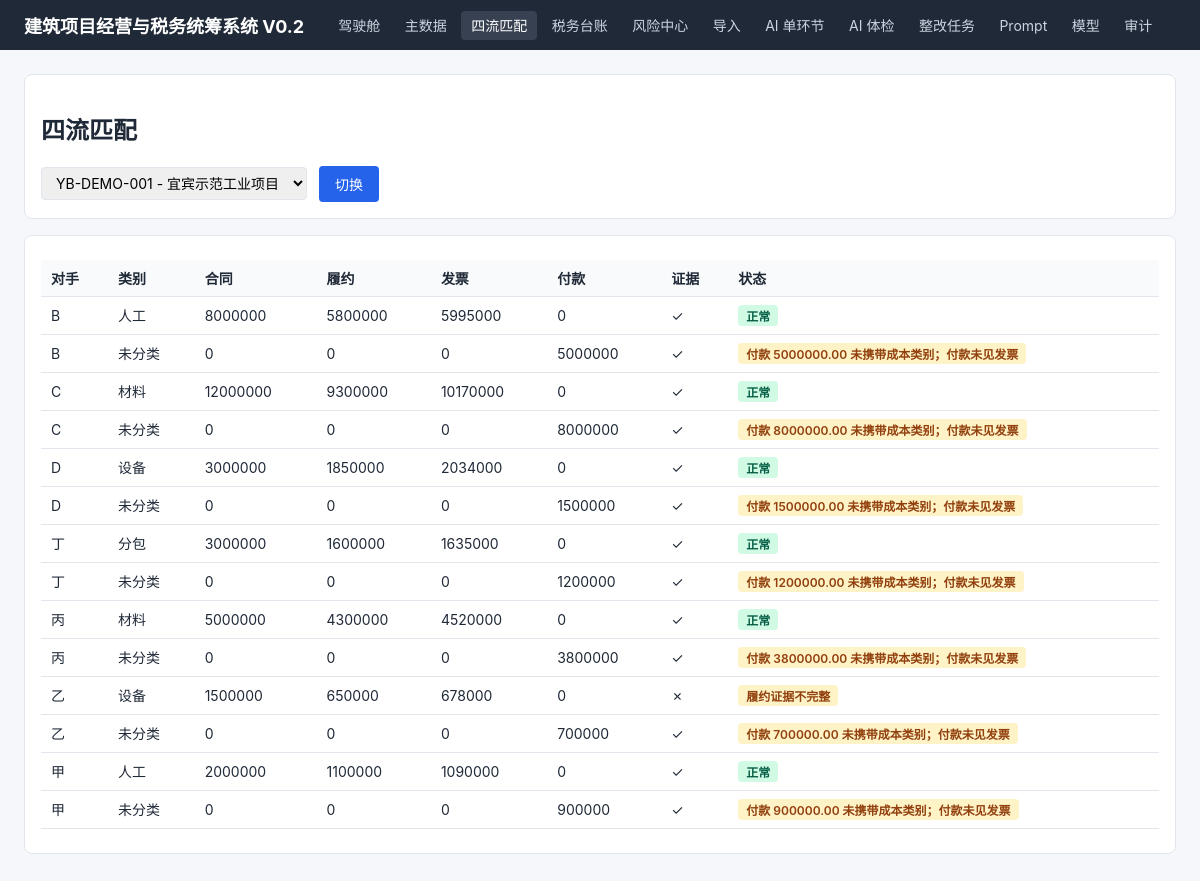
Page /matching on the committed database.
### app/models.py (models this page shows)
class Contract(Base):
    __tablename__ = "contracts"
    id: Mapped[int] = mapped_column(primary_key=True)
    project_id: Mapped[int] = mapped_column(ForeignKey("projects.id"), index=True)
    contract_no: Mapped[str] = mapped_column(String(50), default="")
    buyer_code: Mapped[str] = mapped_column(String(8), index=True)
    seller_code: Mapped[str] = mapped_column(String(8), index=True)
    category: Mapped[str] = mapped_column(String(30), index=True)
    amount: Mapped[Decimal] = mapped_column(Numeric(18, 2))
    internal_trade: Mapped[bool] = mapped_column(Boolean, default=False, index=True)
    note: Mapped[str] = mapped_column(String(200), default="")

### app/routers/matching.py (the view)
@router.get("/matching", response_class=HTMLResponse)
def matching(request: Request, project_id: int | None = None):
    db = SessionLocal()
    ps = db.execute(select(Project)).scalars().all()
    pid = project_id or (ps[0].id if ps else None)
    rows = matching_rows(db, pid) if pid else []
    db.close()
    return templates.TemplateResponse(
        request,
        "matching.html",
        {
            "request": request, "projects": ps, "pid": pid, "rows": rows,
            "category_labels": CATEGORY_LABELS,
        },
    )

### app/templates/matching.html
{% extends "base.html" %}
{% block content %}
<div class="card">
<h2>四流匹配</h2>
<form method="get" class="row">
<select name="project_id">{% for p in projects %}<option value="{{ p.id }}" {% if pid==p.id %}selected{% endif %}>{{ p.code }} - {{ p.name }}</option>{% endfor %}</select>
<button>切换</button>
</form>
</div>
<div class="card">
<table>
<thead><tr><th>对手</th><th>类别</th><th>合同</th><th>履约</th><th>发票</th><th>付款</th><th>证据</th><th>状态</th></tr></thead>
<tbody>
{% for r in rows %}
<tr>
<td>{{ r.counterparty }}</td><td>{{ category_labels.get(r.category, r.category) }}</td>
<td>{{ "%.0f"|format(r.contract) }}</td>
<td>{{ "%.0f"|format(r.fulfillment) }}</td>
<td>{{ "%.0f"|format(r.invoice) }}</td>
<td>{{ "%.0f"|format(r.paid) }}</td>
<td>{{ "✓" if r.evidence_ok else "✗" }}</td>
<td>{% if r.status == "正常" %}<span class="tag green">正常</span>{% else %}<span class="tag yellow">{{ r.status }}</span>{% endif %}</td>
</tr>
{% endfor %}
</tbody>
</table>
</div>
{% endblock %}

### app/templates/base.html (shortened to what this page needs)
<!DOCTYPE html>
<html lang="zh-CN">
<head>
</head>
<body>
<header>
<h1>建筑项目经营与税务统筹系统 V0.2</h1>
<nav>
<a href="/" class="{% if request.url.path == '/' %}active{% endif %}">驾驶舱</a>
<a href="/manage" class="{% if request.url.path.startswith('/manage') %}active{% endif %}">主数据</a>
<a href="/matching" class="{% if request.url.path.startswith('/matching') %}active{% endif %}">四流匹配</a>
<a href="/tax-ledger" class="{% if request.url.path.startswith('/tax-ledger') %}active{% endif %}">税务台账</a>
<a href="/risks" class="{% if request.url.path.startswith('/risks') %}active{% endif %}">风险中心</a>
<a href="/imports" class="{% if request.url.path.startswith('/imports') %}active{% endif %}">导入</a>
<a href="/ai-review" class="{% if request.url.path.startswith('/ai-review') %}active{% endif %}">AI 单环节</a>
<a href="/health-check" class="{% if request.url.path.startswith('/health-check') %}active{% endif %}">AI 体检</a>
<a href="/tasks" class="{% if request.url.path.startswith('/tasks') %}active{% endif %}">整改任务</a>
<a href="/ai-prompts" class="{% if request.url.path.startswith('/ai-prompts') %}active{% endif %}">Prompt</a>
<a href="/ai-models" class="{% if request.url.path.startswith('/ai-models') %}active{% endif %}">模型</a>
<a href="/audit" class="{% if request.url.path.startswith('/audit') %}active{% endif %}">审计</a>
</nav>
</header>
<main>
{% block content %}{% endblock %}
</main>
</body>
</html>

### app/templates/base.html (style rules this page uses)
:root { --bg:#f5f7fa;--card:#fff;--line:#e1e6ed;--text:#1f2937;--muted:#6b7280;--accent:#2563eb;--red:#dc2626;--yellow:#d97706;--green:#16a34a }
* { box-sizing:border-box }
body { font-family:-apple-system,BlinkMacSystemFont,"Segoe UI","PingFang SC",sans-serif;margin:0;background:var(--bg);color:var(--text) }
header { background:#1f2937;color:#fff;padding:12px 24px;display:flex;align-items:center;gap:24px }
header h1 { font-size:18px;margin:0 }
nav a { color:#cbd5e1;text-decoration:none;padding:6px 10px;border-radius:4px;font-size:14px }
nav a:hover,nav a.active { background:#374151;color:#fff }
main { padding:24px;max-width:1400px;margin:0 auto }
.card { background:var(--card);border:1px solid var(--line);border-radius:8px;padding:16px;margin-bottom:16px }
table { width:100%;border-collapse:collapse;margin:8px 0 }
th,td { text-align:left;padding:8px 10px;border-bottom:1px solid var(--line);font-size:14px }
th { background:#f9fafb;font-weight:600 }
.tag { display:inline-block;padding:2px 8px;border-radius:4px;font-size:12px;font-weight:600 }
.tag.yellow { background:#fef3c7;color:#92400e }
.tag.green { background:#d1fae5;color:#065f46 }
button,.btn { background:var(--accent);color:#fff;border:none;padding:8px 16px;border-radius:4px;cursor:pointer;font-size:14px }
input,select,textarea { padding:6px 10px;border:1px solid var(--line);border-radius:4px;font-size:14px;font-family:inherit }
.row { display:flex;gap:12px;align-items:center;flex-wrap:wrap }

### rows in the picture
Contract: counterparty "B", get "人工", contract "8000000", fulfillment "5800000", invoice "5995000", paid "0", evidence_ok "✓", shows "正常"
Contract: counterparty "C", get "材料", contract "12000000", fulfillment "9300000", invoice "10170000", paid "0", evidence_ok "✓", shows "正常"
Contract: counterparty "D", get "设备", contract "3000000", fulfillment "1850000", invoice "2034000", paid "0", evidence_ok "✓", shows "正常"
Contract: counterparty "丁", get "分包", contract "3000000", fulfillment "1600000", invoice "1635000", paid "0", evidence_ok "✓", shows "正常"
Contract: counterparty "丙", get "材料", contract "5000000", fulfillment "4300000", invoice "4520000", paid "0", evidence_ok "✓", shows "正常"
Contract: counterparty "乙", get "设备", contract "1500000", fulfillment "650000", invoice "678000", paid "0", evidence_ok "✗", status "履约证据不完整"
Contract: counterparty "甲", get "人工", contract "2000000", fulfillment "1100000", invoice "1090000", paid "0", evidence_ok "✓", shows "正常"

### other values in the picture
{{ r.counterparty }} "B" "C" "D" "丁" "丙" "乙" "甲"
{{ category_labels.get(r.category, r.category) }} "未分类" "未分类" "未分类" "未分类" "未分类" "未分类" "未分类"
{{ "%.0f"|format(r.contract) }} "0" "0" "0" "0" "0" "0" "0"
{{ "%.0f"|format(r.fulfillment) }} "0" "0" "0" "0" "0" "0" "0"
{{ "%.0f"|format(r.invoice) }} "0" "0" "0" "0" "0" "0" "0"
{{ "%.0f"|format(r.paid) }} "5000000" "8000000" "1500000" "1200000" "3800000" "700000" "900000"
{{ "✓" if r.evidence_ok else "✗" }} "✓" "✓" "✓" "✓" "✓" "✓" "✓"
{{ r.status }} "付款 5000000.00 未携带成本类别；付款未见发票" "付款 8000000.00 未携带成本类别；付款未见发票" "付款 1500000.00 未携带成本类别；付款未见发票" "付款 1200000.00 未携带成本类别；付款未见发票" "付款 3800000.00 未携带成本类别；付款未见发票" "付款 700000.00 未携带成本类别；付款未见发票" "付款 900000.00 未携带成本类别；付款未见发票"
form field project_id "YB-DEMO-001 - 宜宾示范工业项目"
